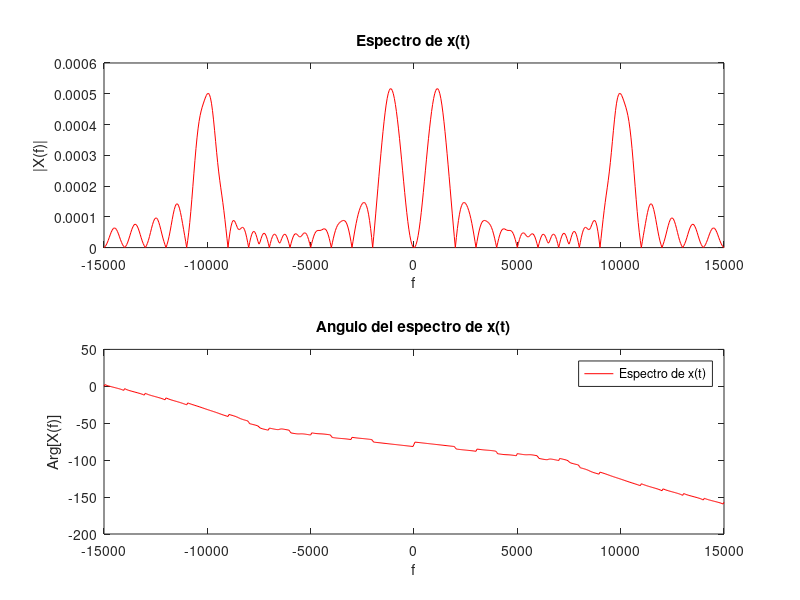

Recreate this plot in MATLAB.
t=0.01
f0=1000
%{

%----Ejercicio 1----%

f = -2000:10:2000;
X_f = (1/2)*(t*sinc(t*(f-f0))+t*sinc(t*(f+f0)));

subplot(1,1,1)
plot(f,X_f,'r')
title('Espectro de x(t)')
xlabel('f')
ylabel('X(f)')

legend('Espectro de x(t)','Espectro de y(t)');
%}

%----Ejercicio 2----%

T0= 0.001
f = -15000:50:15000;
X_f = (1/2).*[exp(-1j*2*pi*f*(T0/2))*T0.*(sinc(T0*[f-(1/T0)]) + sinc(T0*[f+(1/T0)]))+ exp(-1j*2*pi*f*((3*T0)/2))*T0.*(sinc(T0*[f-(10/T0)]) + sinc(T0*[f+(10/T0)]))];

subplot(2,1,1)
plot(f,abs(X_f),'r')
title('Espectro de x(t)')
xlabel('f')
ylabel('|X(f)|')
subplot(2,1,2)
plot(f,unwrap(angle(X_f)),'r')
title('Angulo del espectro de x(t)')
xlabel('f')
ylabel('Arg[X(f)]')
legend('Espectro de x(t)','Espectro de y(t)');
